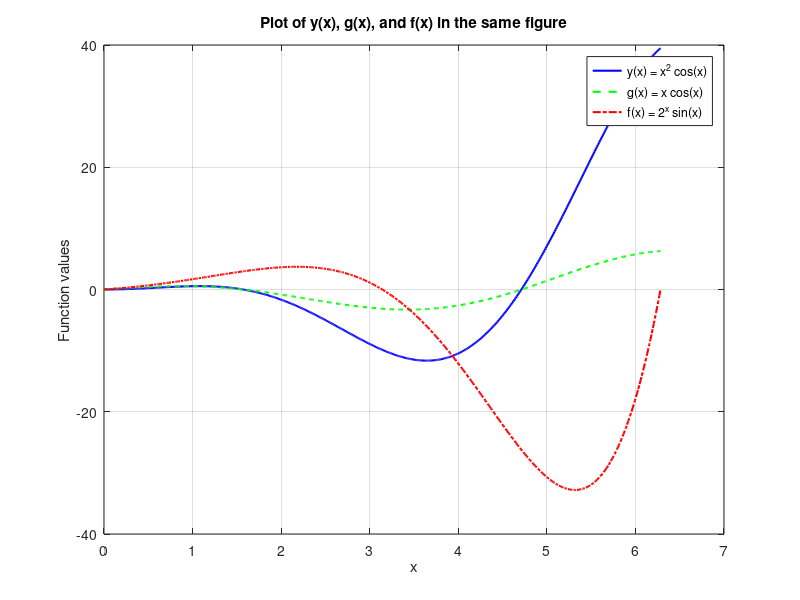

MATLAB code to generate this figure:
clc;
clear;
close all;
%====================================%
% Define x using linspace
x1 = linspace(0, 2*pi, 100);
y1 = sin(x1);

% Define x using colon operator
x2 = 0:pi/50:2*pi;
y2 = sin(x2);

% Plot both on the same figure
figure;
plot(x1, y1, 'b-', 'LineWidth', 1.5); % Blue solid line for linspace
hold on;
plot(x2, y2, 'ro', 'MarkerSize', 4);  % Red circles for colon operator points
hold off;

% Labels and title
xlabel('x');
ylabel('sin(x)');
title('Comparison of linspace vs Colon Operator');
legend('linspace(0,2\pi,100)', '0:\pi/50:2\pi', 'Location', 'best');
grid on;
%====================================%


%====================================%
% full descriptive 
clc;
clear;
close all;
x = linspace(0, 2*pi, 500);
y = x.^2 .* cos(x);
g = x .* cos(x);
f = 2.^x .* sin(x);
% Plot the functions
plot(x, y, 'b-', 'LineWidth', 1.5); 
hold on;
plot(x, g, 'g--', 'LineWidth', 1.5); 
plot(x, f, 'r-.', 'LineWidth', 1.5); 

% Labels and title
xlabel('x');
ylabel('Function values');
title('Plot of y(x), g(x), and f(x) in the same figure');
legend('y(x) = x^2 cos(x)', 'g(x) = x cos(x)', 'f(x) = 2^x sin(x)', 'Location', 'Best');
grid on;
hold off;

